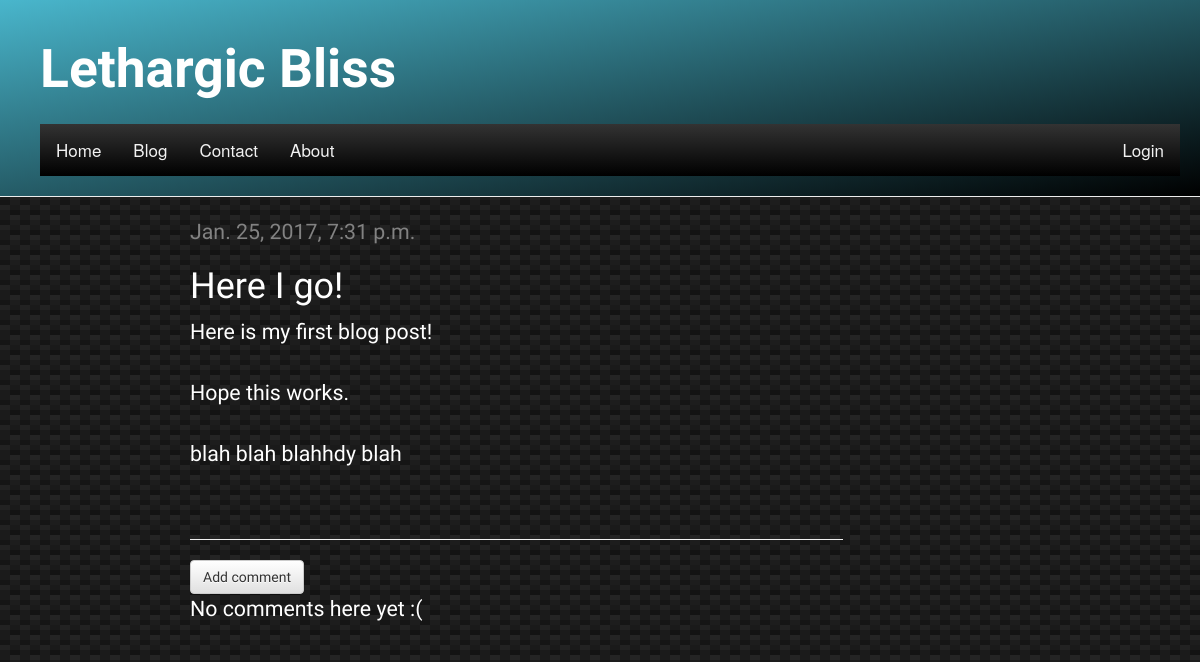
The page /post/1/ on the database as committed earlier.
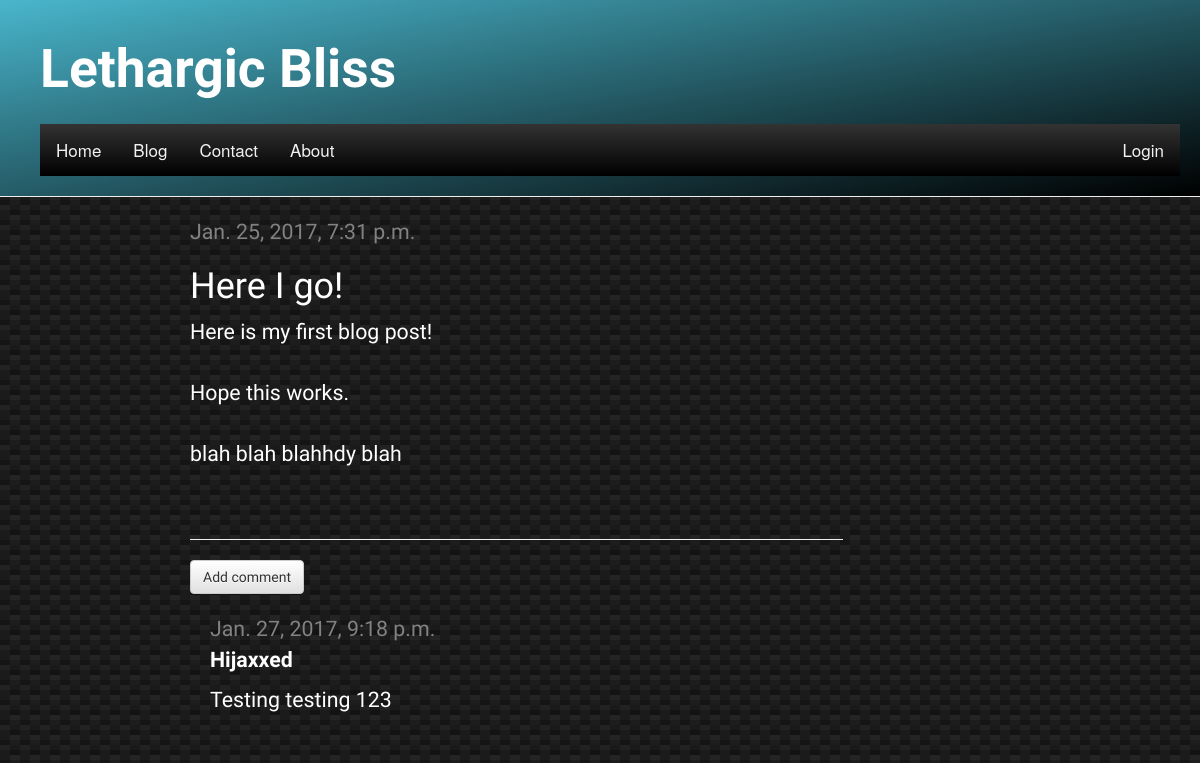
The same page on the database as committed later.
### blog/models.py (models this page shows, shortened)
class Comment(models.Model):
    post = models.ForeignKey('blog.Post', related_name='comments')
    author = models.CharField(max_length=200)
    text = models.TextField()
    created_date = models.DateTimeField(default=timezone.now)
    approved_comment = models.BooleanField(default=False)

### blog/views.py (the view)
# urls.py: url(r'^post/(?P<pk>\d+)/$', views.post_detail, name='post_detail'),
def post_detail(request, pk):
    post = get_object_or_404(Post, pk=pk)
    return render(request, 'blog/post_detail.html', {'post': post})

### blog/templates/blog/post_detail.html (shortened to what this page needs)
{% extends 'blog/base.html' %}
{% block content %}
    <div class="post">
        {% if post.published_date %}
            <div class="date">
                {{ post.published_date }}
            </div>
	{% else %}
	    <a class="btn btn-default" href="{% url 'post_publish' pk=post.pk %}">Publish</a>
        {% endif %}
        <h1>{{ post.title }}</h1>
        <p>{{ post.text|linebreaksbr }}</p>
    </div>
<hr>
<a class="btn btn-default" href="{% url 'add_comment_to_post' pk=post.pk %}">Add comment</a>
{% for comment in post.comments.all %}
    <div class="comment">
        <div class="date">{{ comment.created_date }}</div>
        <strong>{{ comment.author }}</strong>
        <p>{{ comment.text|linebreaks }}</p>
    </div>
{% empty %}
    <p>No comments here yet :(</p>
{% endfor %}
{% endblock %}

Rows that differ between the two databases and show on the page:
added Comment: created_date "Jan. 27, 2017, 9:18 p.m.", author "Hijaxxed", text "Testing testing 123"
Other text that changed with them:
text no longer shown: "No comments here yet :("
